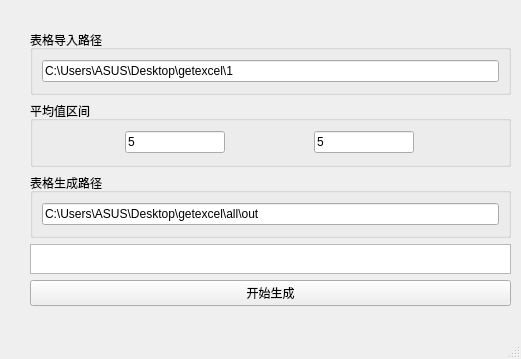
<?xml version="1.0" encoding="UTF-8"?>
<ui version="4.0">
 <class>MainWindow</class>
 <widget class="QMainWindow" name="MainWindow">
  <property name="geometry">
   <rect>
    <x>0</x>
    <y>0</y>
    <width>521</width>
    <height>359</height>
   </rect>
  </property>
  <property name="windowTitle">
   <string>MainWindow</string>
  </property>
  <widget class="QWidget" name="centralwidget">
   <widget class="QWidget" name="gridLayoutWidget">
    <property name="geometry">
     <rect>
      <x>30</x>
      <y>30</y>
      <width>481</width>
      <height>276</height>
     </rect>
    </property>
    <layout class="QGridLayout" name="gridLayout_3">
     <item row="3" column="0">
      <widget class="QPushButton" name="pushButton_2">
       <property name="text">
        <string>开始生成</string>
       </property>
      </widget>
     </item>
     <item row="1" column="0">
      <layout class="QVBoxLayout" name="verticalLayout">
       <item>
        <widget class="QGroupBox" name="groupBox">
         <property name="title">
          <string>表格导入路径</string>
         </property>
         <layout class="QGridLayout" name="gridLayout">
          <item row="1" column="0">
           <widget class="QLineEdit" name="lineEdit">
            <property name="text">
             <string>C:\Users\ASUS\Desktop\getexcel\1</string>
            </property>
           </widget>
          </item>
         </layout>
        </widget>
       </item>
       <item>
        <widget class="QGroupBox" name="groupBox_3">
         <property name="title">
          <string>平均值区间</string>
         </property>
         <layout class="QGridLayout" name="gridLayout_4">
          <item row="1" column="0">
           <widget class="QLineEdit" name="lineEdit_3">
            <property name="maximumSize">
             <size>
              <width>100</width>
              <height>16777215</height>
             </size>
            </property>
            <property name="text">
             <string>5</string>
            </property>
           </widget>
          </item>
          <item row="1" column="1">
           <widget class="QLineEdit" name="lineEdit_4">
            <property name="maximumSize">
             <size>
              <width>100</width>
              <height>16777215</height>
             </size>
            </property>
            <property name="text">
             <string>5</string>
            </property>
           </widget>
          </item>
         </layout>
        </widget>
       </item>
       <item>
        <widget class="QGroupBox" name="groupBox_2">
         <property name="title">
          <string>表格生成路径</string>
         </property>
         <layout class="QGridLayout" name="gridLayout_2">
          <item row="1" column="0">
           <widget class="QLineEdit" name="lineEdit_2">
            <property name="text">
             <string>C:\Users\ASUS\Desktop\getexcel\all\out</string>
            </property>
           </widget>
          </item>
         </layout>
        </widget>
       </item>
      </layout>
     </item>
     <item row="2" column="0">
      <widget class="QTextEdit" name="textEdit">
       <property name="maximumSize">
        <size>
         <width>16777215</width>
         <height>30</height>
        </size>
       </property>
      </widget>
     </item>
    </layout>
   </widget>
  </widget>
  <widget class="QMenuBar" name="menubar">
   <property name="geometry">
    <rect>
     <x>0</x>
     <y>0</y>
     <width>521</width>
     <height>26</height>
    </rect>
   </property>
  </widget>
  <widget class="QStatusBar" name="statusbar"/>
 </widget>
 <resources/>
 <connections/>
</ui>
